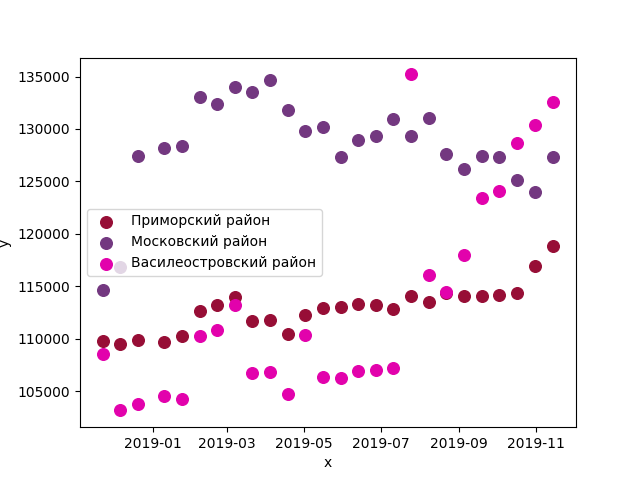

Generate this figure with Python:
'''
4.1. Используя свободные источники (bn.ru, avito.ru и т.д.), собрать данные о ценах на недвижимость,
     выставленную на продажу в разных районах города. Преобразовать данные в формат csv. Разработать
     скрипт для визуализации данных, используя библиотеку mathplotlib. Для визуализации использовать
     тип “точечная диаграмма” (scatterplot).

4.2. Разработать фрагмент программы с использованием библиотеки pyqrcode, позволяющей создавать
     изображение QR-кода на основе переданной в программу текстовой строки.

4.3.  Реализовать модификацию изображения генерируемого QR-кода: раскрасить фрагменты изображения
      в несколько случайно определяемых цветов.
'''

import csv
import matplotlib.pyplot as plt
import datetime
import random


def get_random_color():
    r = lambda: random.randint(0, 255)
    return '#%02X%02X%02X' % (r(), r(), r())


def diag(lable, args):
    print(args)
    k = len(args)
    for i in range(k):
        [x, y] = args[i]
        print(x, y)
        numbers = len(y)
        colors = (get_random_color())
        area = 70
        # Plot
        plt.scatter(x, y, s=area, c=colors, alpha=1.)
    # plt.title('Scatter plot pythonspot.com')
    plt.xlabel('x')
    plt.ylabel('y')
    plt.legend(lable, loc="best")
    plt.savefig("ISR-4-1.png")
    plt.show()



def csv_reader(file_csv):
    reader = csv.reader(file_csv, delimiter=';')
    datas = {'date': [], 'first': [], 'changesFirst': [], 'second': [], 'changesSecond': []}
    for line in reader:
        datas['date'] += [line[0]]
        datas['first'] += [float(line[1])]
        datas['changesFirst'] += [line[2]]
        datas['second'] += [float(line[3])]
        datas['changesSecond'] += [line[4]]
    data_1 = datas['date']
    time = []
    for i in range(len(data_1)):
        data_1[i] = data_1[i].split('.')
        data_1[i] = [int(k) for k in data_1[i]]
        data_1[i] = (data_1[i][::-1])
        k = datetime.date(data_1[i][0], data_1[i][1], data_1[i][2])
        time += [k]
    return time, datas['first']


if __name__ == "__main__":
    csv_path = "flats.csv"  # Приморский
    csv_path_1 = "flats_1.csv"  # Московский
    csv_path_2 = "flats_2.csv"  # Василеостровский
    datas_for_diag = []
    paths = [csv_path, csv_path_1, csv_path_2]
    labels = ['Приморский район', 'Московский район', 'Василеостровский район']
    for i in range(len(paths)):
        with open(paths[i], encoding='utf-8', newline='') as f_obj:
            datas_for_diag += [csv_reader(f_obj)]
    # print(datas_for_diag[0])
    diag(labels, datas_for_diag)
